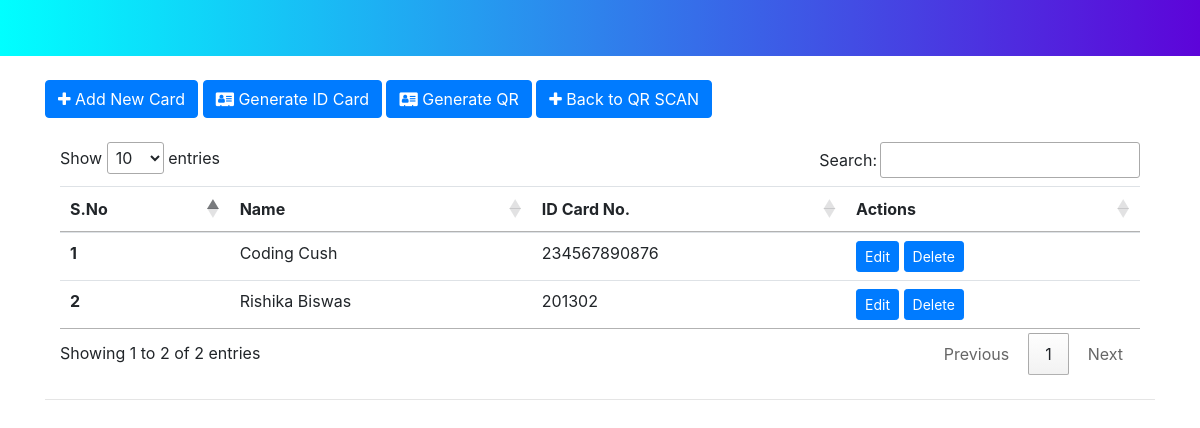
Page /card/index.php (signed in) on the committed database.
### tables this page shows
CREATE TABLE `cards` (
  `sno` int(11) NOT NULL,
  `name` varchar(50) NOT NULL,
  `grade` varchar(10) DEFAULT NULL,
  `id_no` varchar(15) DEFAULT NULL,
  `email` varchar(40) DEFAULT NULL,
  `phone` varchar(12) DEFAULT NULL,
  `address` varchar(100) DEFAULT NULL,
  `dob` varchar(20) DEFAULT NULL,
  `date` datetime NOT NULL DEFAULT current_timestamp(),
  `exp_date` varchar(20) DEFAULT NULL,
  `image` varchar(255) NOT NULL
);

### card/index.php (the view, shortened to what this page needs)
<?php
include('config.php');
?>
<!doctype html>
<html lang="en">
<head>
  <link rel="stylesheet" href="https://stackpath.bootstrapcdn.com/bootstrap/4.4.1/css/bootstrap.min.css"
>
  <link rel="stylesheet" href="//cdn.datatables.net/1.10.20/css/jquery.dataTables.min.css">
  <link rel="stylesheet" href="https://cdnjs.cloudflare.com/ajax/libs/font-awesome/4.7.0/css/font-awesome.min.css">
</head>
<body>
<nav class="navbar navbar-expand-lg navbar-dark" style="background-image: linear-gradient(to right, rgb(0,300,255), rgb(93,4,217));">
</nav>
  <div class="container my-4">
  <button class="btn btn-primary" type="button" data-toggle="collapse" data-target="#collapseExample" aria-expanded="false" aria-controls="collapseExample">
  <i class="fa fa-plus"></i> Add New Card
  </button>
  <a href="id-card.php" class="btn btn-primary">
  <i class="fa fa-address-card"></i> Generate ID Card
</a>
  <a href="generator.php" class="btn btn-primary">
  <i class="fa fa-address-card"></i> Generate QR
</a>
<a href="../qr/index.php" class="btn btn-primary">
  <i class="fa fa-plus"></i> Back to QR SCAN
</a>
  <div class="container my-4">
    <table class="table" id="myTable">
      <thead>
        <tr>
          <th scope="col">S.No</th>
          <th scope="col">Name</th>
          <th scope="col">ID Card No.</th>
          <th scope="col">Actions</th>
        </tr>
      </thead>
      <tbody>
        <?php
          $sql = "SELECT * FROM `cards` order by 1 DESC";
          $result = mysqli_query($conn, $sql);
          $sno = 0;
          while($row = mysqli_fetch_assoc($result)){
            $sno = $sno + 1;
            echo "<tr>
            <th scope='row'>". $sno . "</th>
            <td>". $row['name'] . "</td>
            <td>". $row['id_no'] . "</td>
            <td> <button class='edit btn btn-sm btn-primary' id=".$row['sno'].">Edit</button> <button class='delete btn btn-sm btn-primary' id=d".$row['sno'].">Delete</button>  </td>
          </tr>";
        }
          ?>
      </tbody>
    </table>
  </div>
  <hr>
</body>
</html>

### rows in the picture
cards: name "Coding Cush", id_no "234567890876"
cards: name "Rishika Biswas", id_no "201302"
